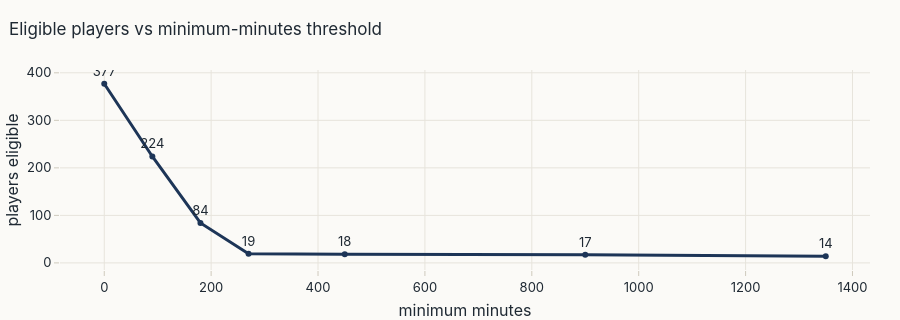

Source (notebook cell):
### Code cell
build_features(bundle)
B = bundle
FOCUS = cfg.focus_team or B.team_stats["team_name"].value_counts().index[0]
print(f"Feature tables built in {B.timings['features_s']:.1f}s | player-match rows {len(B.pms)} | "
      f"player-season rows {len(B.season)} | team-match rows {len(B.team_stats)} | focus team: {FOCUS}")
display(metric_dictionary().head(45))

cols = ["player_name", "team_name", "primary_position", "primary_role", "appearances", "starts", "minutes_played",
        "goals", "xg", "xg_p90", "xa_p90", "key_passes_p90", "progressive_passes_p90", "pressures_p90",
        "pass_completion_pct", "benchmark_group", "benchmark_n", "coverage_label"]
display(B.season_pct[B.season_pct.team_name == FOCUS][cols].round(2).head(20))
display(Markdown("**Minimum-minutes sensitivity** — how the xG/90 leaderboard changes with the threshold"))
display(threshold_sensitivity(B.season, "xg_p90"))
threshold_sensitivity_chart(B.season, banner=BANNER).show()

display(Markdown("**Workload proxies (pre-match, dataset matches only)** — focus team, latest match"))
last_mid = B.team_stats[B.team_stats.team_name == FOCUS].sort_values("match_date")["match_id"].iloc[-1]
w = B.workload[B.workload.match_id == last_mid].merge(
    T["appearances"][["match_id", "player_id", "player_name", "squad_status"]], on=["match_id", "player_id"])
display(w[["player_name", "squad_status", "minutes_prev_7d", "minutes_prev_14d", "minutes_prev_28d", "rest_days",
           "started_prev_match", "consecutive_starts_before", "start_share_before"]].round(2)
        .sort_values("start_share_before", ascending=False).head(12))
display(Markdown("**Team style indicators** (averages per analysed match)"))
display(team_style_summary(B.team_stats).head(10))

### Figure 1 — Plotly figure (JSON) as saved in the notebook; plotly's stock layout.template omitted (floating-point values rounded to 4 significant figures)
{"data": [{"line": {"color": "#1d3557", "width": 3}, "mode": "lines+markers+text", "text": ["377", "224", "84", "19", "18", "17", "14"], "textposition": "top center", "type": "scatter", "x": [0, 90, 180, 270, 450, 900, 1350], "y": [377, 224, 84, 19, 18, 17, 14]}], "layout": {"height": 320, "title": {"text": "Eligible players vs minimum-minutes threshold"}, "xaxis": {"title": {"text": "minimum minutes"}}, "yaxis": {"title": {"text": "players eligible"}}}}
